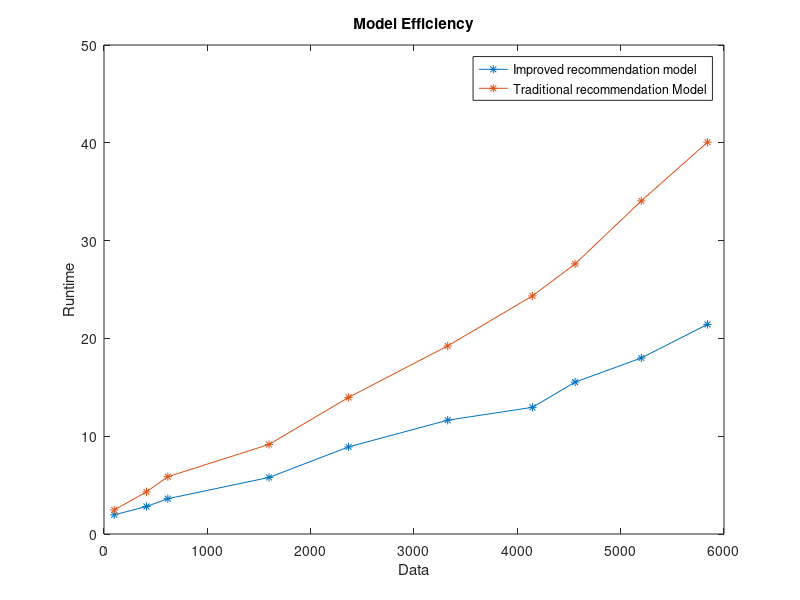

Recreate this plot in MATLAB.
% clc,clear;
a = 1:1:6;  %???
b = [8.0 9.0 10.0 15.0 35.0 40.0]; %???
a=[99 411 618 1597 2367 3326 4146 4559 5200 5840];
b=[1.959294 2.812044 3.609931 5.784277 8.906176 11.637822 12.951743 15.530759 18 21.431983];
a1=[99 411 618 1597 2367 3326 4146 4559 5200 5840];
b1=[1.959294+0.5 2.812044+1.5^1 3.609931+1.5^2 5.784277+1.5^3 8.906176+1.5^4 11.637822+1.5^5 12.951743+1.5^6 10.530759+1.5^7 8.431983+1.5^8 14.431983+1.5^8];

% figure;
% plot(a, b, 'b');   %?????????
% hold on;
%????????????
c = polyfit(a, b, 2);  %?????c?2???????
d = polyval(c, a, 1);  %????????????????d
figure;
% plot(a, d, 'b');       %??????
% hold on;
plot(a, b, '-*');       %???? ?*???
ylabel('Runtime');
xlabel('Data');

hold on;
%????????????
% values = spcrv([[a(1) a a(end)];[b(1) b b(end)]],3);
% plot(values(1,:),values(2,:), 'b');
% hold on;

c = polyfit(a1, b1, 2);  %?????c?2???????
d = polyval(c, a1, 1);  %????????????????d
plot(a1, b1, '-*');       %???? ?*???
hold on;
legend('Improved recommendation model','Traditional recommendation Model');
title('Model Efficiency');
%????????????
% values = spcrv([[a1(1) a1 a1(end)];[b1(1) b1 b1(end)]],3);
% plot(values(1,:),values(2,:), 'r');